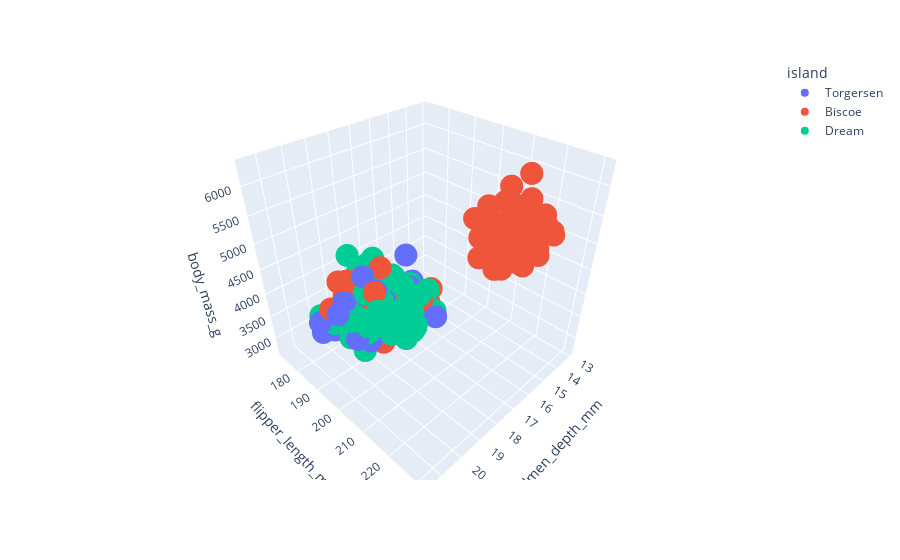

Here is the notebook cell this chart was saved with:
### Code cell
fig = px.scatter_3d(df1, x='culmen_depth_mm', y='flipper_length_mm', z='body_mass_g', color='island')
fig.show()
